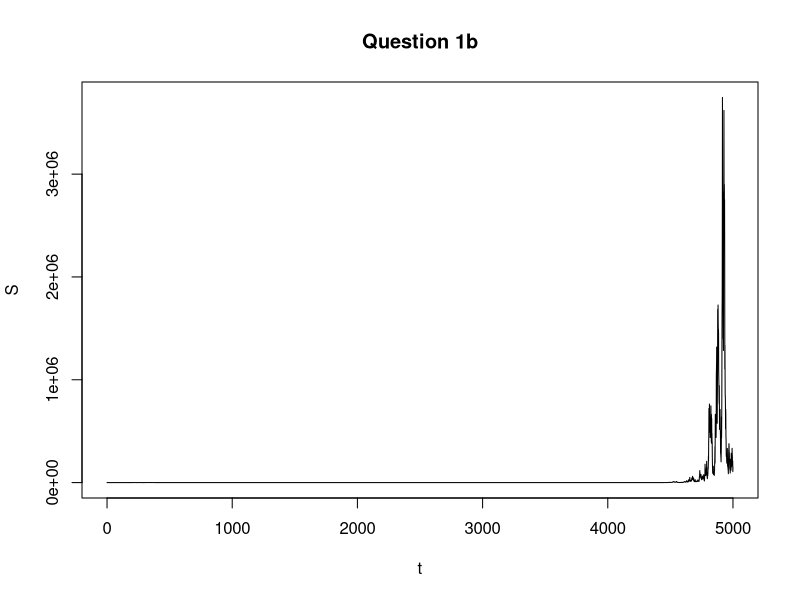

Write R code to recreate this figure.
par(mfrow=c(1,1))

p <- 1 #number of paths
N <- 5000 #number of samples

BMsim <- function(npaths, nSamples)
{
	p <- npaths
	N <- nSamples
	y <- matrix(rep(0,(N+1)*p), nrow = N+1)
	
	t <- seq(0,N*12,1/12)
	
	S0 <- 1
	mu <- 0.1
	sigma <- 0.30
	nu <- mu - 0.5*sigma^2
	answer <- 0.0
	
	for (j in 1:p)
	{
		z <- rnorm(N,0,1)
		y[1,j] <- S0
		for (i in 1:N)
		{
		  y[i+1,j] <- y[1,j]*exp(nu*t[i+1]+sigma*sum(z[1:i]))
		}
		answer <- answer + y[N+1,j]
	}
	cat("Result: ", answer/p)
	return(y)
}

fig <- function(npath, nSamples)
{
  result <- BMsim(npath, nSamples)
 
  t <- c(0:nSamples)
  upperlimit <- max(result)
  lowerlimit <- min(result)
  
  for (i in 1:ncol(result)) {
    if (i == 1) {
      plot(t, result[,1], type = "l", main="Question 1b", xlab = "t", ylab = "S", lty = 1, col =1, ylim = range(0,upperlimit+0.5))
    }
    else {
      lines(t, result[, i])
    }
  }  
	
}

fig(p, N)

